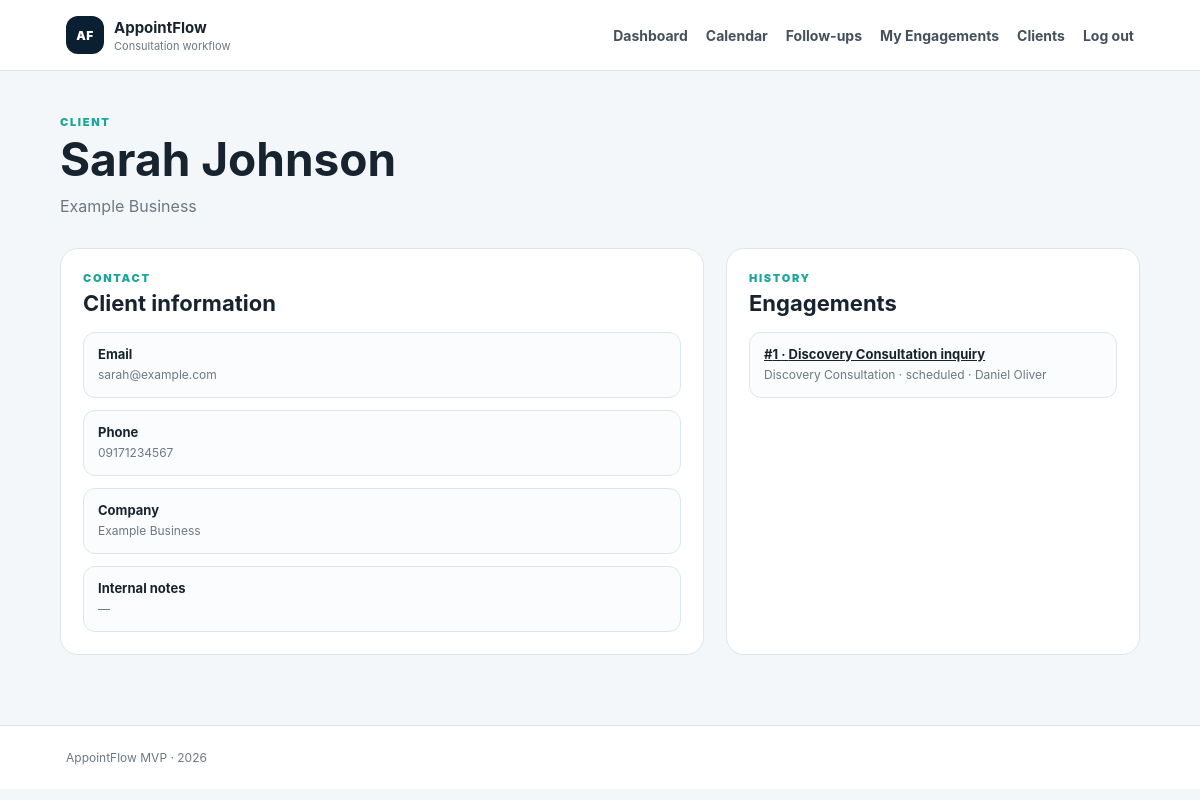
Page /public/client.php?id=1 (signed in) on the committed database.
### tables this page shows
CREATE TABLE `clients` (
  `id` bigint(20) UNSIGNED NOT NULL,
  `workspace_id` bigint(20) UNSIGNED NOT NULL,
  `first_name` varchar(100) NOT NULL,
  `last_name` varchar(100) NOT NULL,
  `email` varchar(255) NOT NULL,
  `phone` varchar(50) DEFAULT NULL,
  `company_name` varchar(150) DEFAULT NULL,
  `notes` text DEFAULT NULL,
  `created_at` datetime NOT NULL DEFAULT current_timestamp(),
  `updated_at` datetime NOT NULL DEFAULT current_timestamp() ON UPDATE current_timestamp()
);

CREATE TABLE `engagements` (
  `id` bigint(20) UNSIGNED NOT NULL,
  `workspace_id` bigint(20) UNSIGNED NOT NULL,
  `client_id` bigint(20) UNSIGNED NOT NULL,
  `service_id` bigint(20) UNSIGNED DEFAULT NULL,
  `assigned_user_id` bigint(20) UNSIGNED DEFAULT NULL,
  `title` varchar(200) NOT NULL,
  `source` varchar(100) DEFAULT NULL,
  `problem_summary` text NOT NULL,
  `qualification_notes` text DEFAULT NULL,
  `status` enum('new','qualified','scheduled','completed','follow_up','converted','closed_lost') NOT NULL DEFAULT 'new',
  `priority` enum('normal','high') NOT NULL DEFAULT 'normal',
  `next_action` text DEFAULT NULL,
  `next_action_due_at` datetime DEFAULT NULL,
  `created_at` datetime NOT NULL DEFAULT current_timestamp(),
  `updated_at` datetime NOT NULL DEFAULT current_timestamp() ON UPDATE current_timestamp()
);

CREATE TABLE `services` (
  `id` bigint(20) UNSIGNED NOT NULL,
  `workspace_id` bigint(20) UNSIGNED NOT NULL,
  `name` varchar(150) NOT NULL,
  `description` text DEFAULT NULL,
  `duration_minutes` int(10) UNSIGNED NOT NULL,
  `buffer_before_minutes` int(10) UNSIGNED NOT NULL DEFAULT 0,
  `buffer_after_minutes` int(10) UNSIGNED NOT NULL DEFAULT 0,
  `active` tinyint(1) NOT NULL DEFAULT 1,
  `created_at` datetime NOT NULL DEFAULT current_timestamp(),
  `updated_at` datetime NOT NULL DEFAULT current_timestamp() ON UPDATE current_timestamp()
);

CREATE TABLE `users` (
  `id` bigint(20) UNSIGNED NOT NULL,
  `workspace_id` bigint(20) UNSIGNED NOT NULL,
  `first_name` varchar(100) NOT NULL,
  `last_name` varchar(100) NOT NULL,
  `email` varchar(255) NOT NULL,
  `password_hash` varchar(255) NOT NULL,
  `role` enum('owner','consultant') NOT NULL,
  `status` enum('active','inactive') NOT NULL DEFAULT 'active',
  `last_login_at` datetime DEFAULT NULL,
  `created_at` datetime NOT NULL DEFAULT current_timestamp(),
  `updated_at` datetime NOT NULL DEFAULT current_timestamp() ON UPDATE current_timestamp()
);

### app/config.php (called while the page is built, shortened)
<?php
function appUrl(string $path = ''): string
{
    $base = rtrim(APP_BASE_PATH, '/');
    $path = '/' . ltrim($path, '/');
    return $base . $path;
}

### app/security.php (called while the page is built, shortened)
<?php
function h(mixed $value): string
{
    return htmlspecialchars((string)$value, ENT_QUOTES | ENT_SUBSTITUTE, 'UTF-8');
}

### app/auth.php (called while the page is built, shortened)
<?php
require_once __DIR__ . '/security.php';
function currentUser(PDO $pdo): ?array
{
    $userId = (int)($_SESSION['user_id'] ?? 0);
    $stmt = $pdo->prepare(
        'SELECT u.id, u.workspace_id, u.first_name, u.last_name, u.email, u.role, u.status,
                w.name AS workspace_name, w.timezone AS workspace_timezone
         FROM users u
         INNER JOIN workspaces w ON w.id = u.workspace_id
         WHERE u.id = ?
           AND u.status = \'active\'
           AND w.status = \'active\'
         LIMIT 1'
    );
    $stmt->execute([$userId]);
    $user = $stmt->fetch();
    return $user;
}
function requireLogin(PDO $pdo): array
{
    $user = currentUser($pdo);
    return $user;
}

### public/client.php (the view, shortened to what this page needs)
<?php
require_once __DIR__ . '/../app/config.php';
require_once __DIR__ . '/../app/database.php';
require_once __DIR__ . '/../app/security.php';
require_once __DIR__ . '/../app/auth.php';
$pdo = db();
$currentUser = requireLogin($pdo);
$clientId = validatePositiveInt($_GET['id'] ?? null, 'Client');
$workspaceId = (int)$currentUser['workspace_id'];
$stmt = $pdo->prepare('SELECT * FROM clients WHERE id=? AND workspace_id=? LIMIT 1');
$stmt->execute([$clientId, $workspaceId]);
$client = $stmt->fetch();
$sql = 'SELECT e.id, e.title, e.status, e.updated_at, s.name AS service_name, u.first_name AS assigned_first, u.last_name AS assigned_last, a.starts_at
        FROM engagements e
        LEFT JOIN services s ON s.id=e.service_id
        LEFT JOIN users u ON u.id=e.assigned_user_id
        LEFT JOIN appointments a ON a.engagement_id=e.id AND a.status=\'scheduled\'
        WHERE e.workspace_id=? AND e.client_id=?';
$params = [$workspaceId, $clientId];
if ($currentUser['role'] === 'consultant') { $sql .= ' AND e.assigned_user_id=?'; $params[] = (int)$currentUser['id']; }
$sql .= ' ORDER BY e.updated_at DESC, e.id DESC';
$stmt = $pdo->prepare($sql); $stmt->execute($params); $engagements = $stmt->fetchAll();
require __DIR__ . '/../app/views/layouts/header.php';
?>
<section class="page-heading"><div><p class="eyebrow">CLIENT</p><h1><?= h($client['first_name'].' '.$client['last_name']) ?></h1><p><?= h($client['company_name'] ?: 'Individual client') ?></p></div></section>
<section class="two-column"><section class="content-card"><div class="section-head"><div><p class="eyebrow">CONTACT</p><h2>Client information</h2></div></div><div class="info-list"><div><strong>Email</strong><span><?= h($client['email']) ?></span></div><div><strong>Phone</strong><span><?= h($client['phone'] ?: '—') ?></span></div><div><strong>Company</strong><span><?= h($client['company_name'] ?: '—') ?></span></div><div><strong>Internal notes</strong><span><?= nl2br(h($client['notes'] ?: '—')) ?></span></div></div></section><section class="content-card"><div class="section-head"><div><p class="eyebrow">HISTORY</p><h2>Engagements</h2></div></div><?php if (!$engagements): ?><div class="empty-state"><strong>No engagements yet.</strong></div><?php else: ?><div class="info-list"><?php foreach ($engagements as $engagement): ?><div><strong><a href="<?= h(appUrl('public/engagement.php?id='.(int)$engagement['id'])) ?>">#<?= (int)$engagement['id'] ?> · <?= h($engagement['title']) ?></a></strong><span><?= h($engagement['service_name'] ?: '—') ?> · <?= h(str_replace('_',' ',$engagement['status'])) ?> · <?= h(trim(($engagement['assigned_first'] ?? '').' '.($engagement['assigned_last'] ?? '')) ?: 'Unassigned') ?></span></div><?php endforeach; ?></div><?php endif; ?></section></section>
<?php require __DIR__ . '/../app/views/layouts/footer.php'; ?>

### app/views/layouts/header.php (shortened to what this page needs)
<?php
require_once __DIR__ . '/../../security.php';
$currentUser = $currentUser ?? null;
?>
<!doctype html>
<html lang="en">
<head>
    <link rel="stylesheet" href="<?= h(appUrl('assets/css/app.css')) ?>">
</head>
<body>
<header class="topbar">
    <a class="brand" href="<?= h(appUrl('public/dashboard.php')) ?>">
        <span class="brand-mark">AF</span>
        <span>
            <strong>AppointFlow</strong>
            <small>Consultation workflow</small>
        </span>
    </a>
    <?php if ($currentUser): ?>
        <nav class="topnav">
            <a href="<?= h(appUrl('public/dashboard.php')) ?>">Dashboard</a>
            <a href="<?= h(appUrl('public/calendar.php')) ?>">Calendar</a>
            <a href="<?= h(appUrl('public/followups.php')) ?>">Follow-ups</a>
            <a href="<?= h(appUrl('public/engagements.php')) ?>"><?= $currentUser['role'] === 'owner' ? 'Engagements' : 'My Engagements' ?></a>
            <a href="<?= h(appUrl('public/clients.php')) ?>">Clients</a>
            <a href="<?= h(appUrl('public/logout.php')) ?>">Log out</a>
        </nav>
    <?php endif; ?>
</header>
<main class="page-shell">

### app/views/layouts/footer.php
</main>
<footer class="site-footer">AppointFlow MVP · <?= date('Y') ?></footer>
</body>
</html>

### assets/css/app.css (style rules this page uses)
* { box-sizing:border-box }
:root { --navy:#0b1f33;--teal:#1aa69b;--ink:#17242f;--muted:#6c7883;--line:#dfe6eb;--paper:#ffffff;--bg:#f4f7f9;--gold:#e8c84a;--danger:#a13f3f }
body { margin:0;font-family:Inter,system-ui,-apple-system,BlinkMacSystemFont,"Segoe UI",sans-serif;background:var(--bg);color:var(--ink) }
a { color:inherit }
.topbar,.public-topbar { display:flex;justify-content:space-between;align-items:center;gap:24px;padding:16px 5.5%;background:var(--paper);border-bottom:1px solid var(--line);position:sticky;top:0;z-index:10 }
.brand { display:flex;align-items:center;gap:10px;text-decoration:none }
.brand-mark { display:grid;place-items:center;width:38px;height:38px;border-radius:12px;background:var(--navy);color:#fff;font-weight:900;font-size:12px;letter-spacing:.5px }
.brand strong,.brand small { display:block }
.brand strong { font-size:15px }
.brand small { font-size:11px;color:var(--muted);margin-top:2px }
.topnav { display:flex;gap:18px;align-items:center }
.topnav a { text-decoration:none;font-weight:700;font-size:14px;color:#44505b }
.page-shell { width:min(1180px,90%);margin:0 auto;padding:44px 0 70px }
.site-footer { padding:24px 5.5%;color:var(--muted);font-size:12px;border-top:1px solid var(--line);background:#fff }
.page-heading { display:flex;justify-content:space-between;align-items:flex-start;gap:24px;margin-bottom:28px }
.page-heading h1 { font-size:clamp(30px,4vw,46px);line-height:1.05;margin:6px 0 10px }
.page-heading p:not(.eyebrow) { margin:0;color:var(--muted);max-width:760px;line-height:1.65 }
.eyebrow { margin:0;color:var(--teal);font-size:11px;font-weight:900;letter-spacing:1.7px }
.metric-card,.content-card,.feature,.hero-card { background:#fff;border:1px solid var(--line);border-radius:18px }
.content-card { padding:22px }
.section-head { display:flex;justify-content:space-between;align-items:flex-start;gap:20px;margin-bottom:16px }
.section-head h2 { margin:5px 0 0;font-size:22px }
.two-column { display:grid;grid-template-columns:1.4fr .9fr;gap:22px }
.info-list { display:grid;gap:12px }
.info-list>div { padding:13px 14px;border:1px solid var(--line);border-radius:12px;background:#fbfcfd }
.info-list strong { display:block;font-size:13px;margin-bottom:4px }
.info-list span { display:block;color:var(--muted);font-size:12px;line-height:1.5 }

### rows in the picture
clients: first_name+last_name "Sarah Johnson", company_name "Example Business", email "sarah@example.com", phone "09171234567", notes "—"
engagements: id "1", title "Discovery Consultation inquiry", service.name "Discovery Consultation", status "scheduled", assigned_user.last_name "Daniel Oliver"
